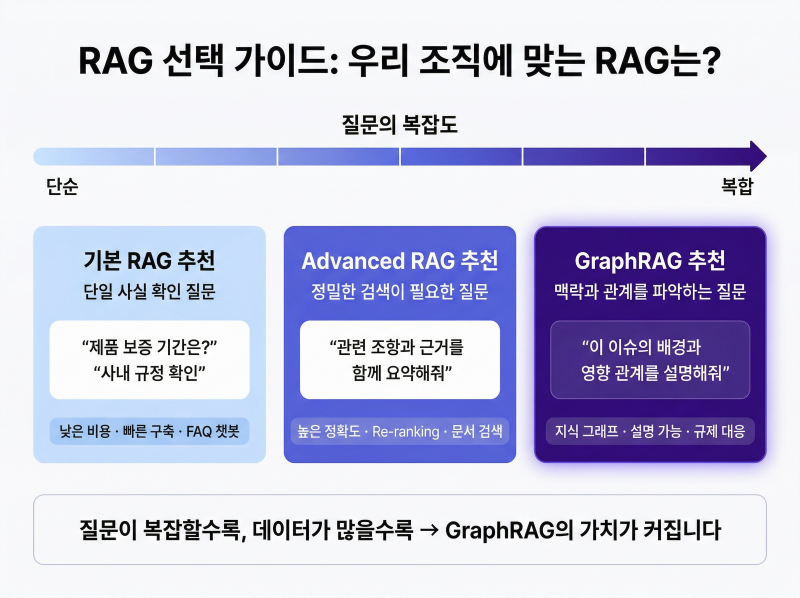
#> input picture output/posts/post_20260330_1/images/illustration_2.png, 2400 x 1792 px (shown at 1/3 size)
$ python tmp_fix_illustration2.py
#> lines starting #> are read from the running program, lines starting #| are printed output that depends on the picture
from PIL import Image, ImageDraw, ImageFont


IMG_PATH = r"output/posts/post_20260330_1/images/illustration_2.png"


def main() -> None:
    img = Image.open(IMG_PATH).convert("RGBA")
    draw = ImageDraw.Draw(img)
    # Replace only the second line while preserving the original top line.
    draw.rounded_rectangle((1035, 368, 1300, 474), radius=14, fill=(255, 255, 255, 255))
    font = ImageFont.truetype(r"C:\Windows\Fonts\malgunbd.ttf", 68)
    text = "\uc704\ud55c \uac80\uc0c9"
    bbox = draw.textbbox((0, 0), text, font=font)
#> bbox = (0, 16, 185, 76)
    width = bbox[2] - bbox[0]
#> width = 185
    x = 1166 - width / 2
#> x = 1073.5
    draw.text((x, 372), text, font=font, fill=(18, 24, 38, 255))

    img.save(IMG_PATH)
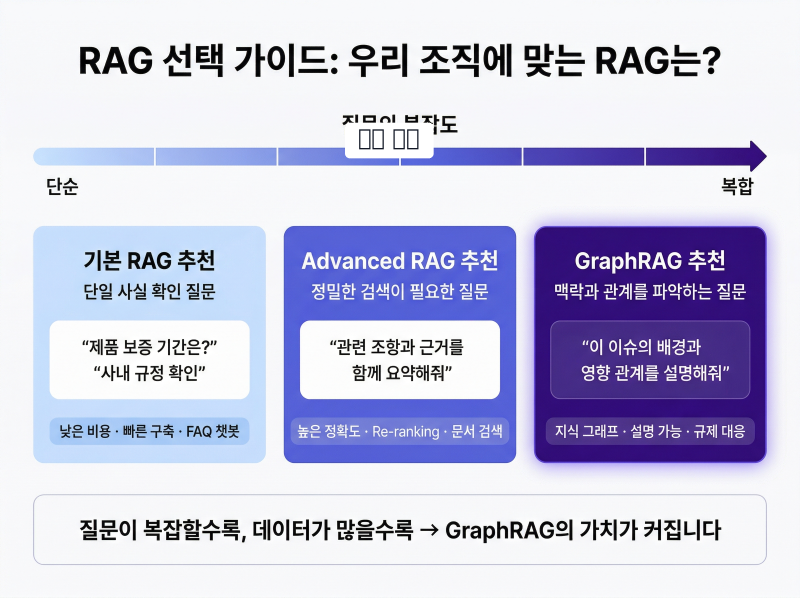
#> saved as illustration_2.png: PIL image 2400x1792 RGBA (shown at 1/3 size); mean R, G, B, A 198, 197.7, 223.5, 255


if __name__ == "__main__":
    main()

$ run again, with output/posts/post_20260330_1/images/illustration_1.png copied over output/posts/post_20260330_1/images/illustration_2.png
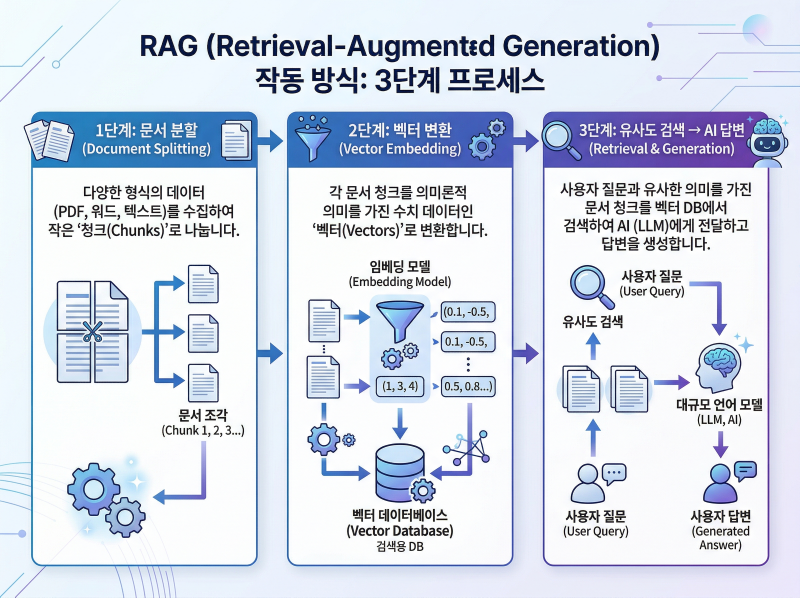
#> input picture output/posts/post_20260330_1/images/illustration_1.png, 2400 x 1792 px (shown at 1/3 size)
#> bbox = (0, 16, 185, 76)
#> width = 185
#> x = 1073.5
#> in main, `img.save(IMG_PATH)`:
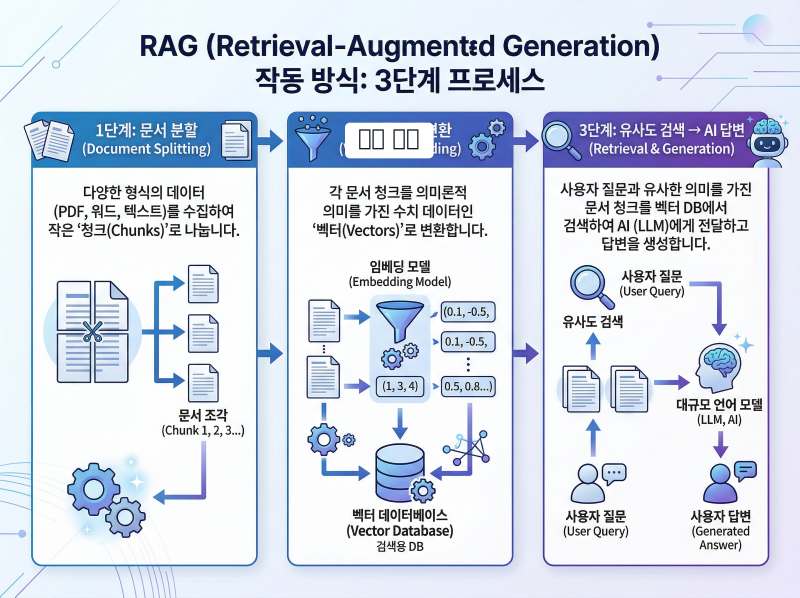
#> saved as illustration_2.png: PIL image 2400x1792 RGBA (shown at 1/3 size); mean R, G, B, A 211.8, 219.2, 232.1, 255
